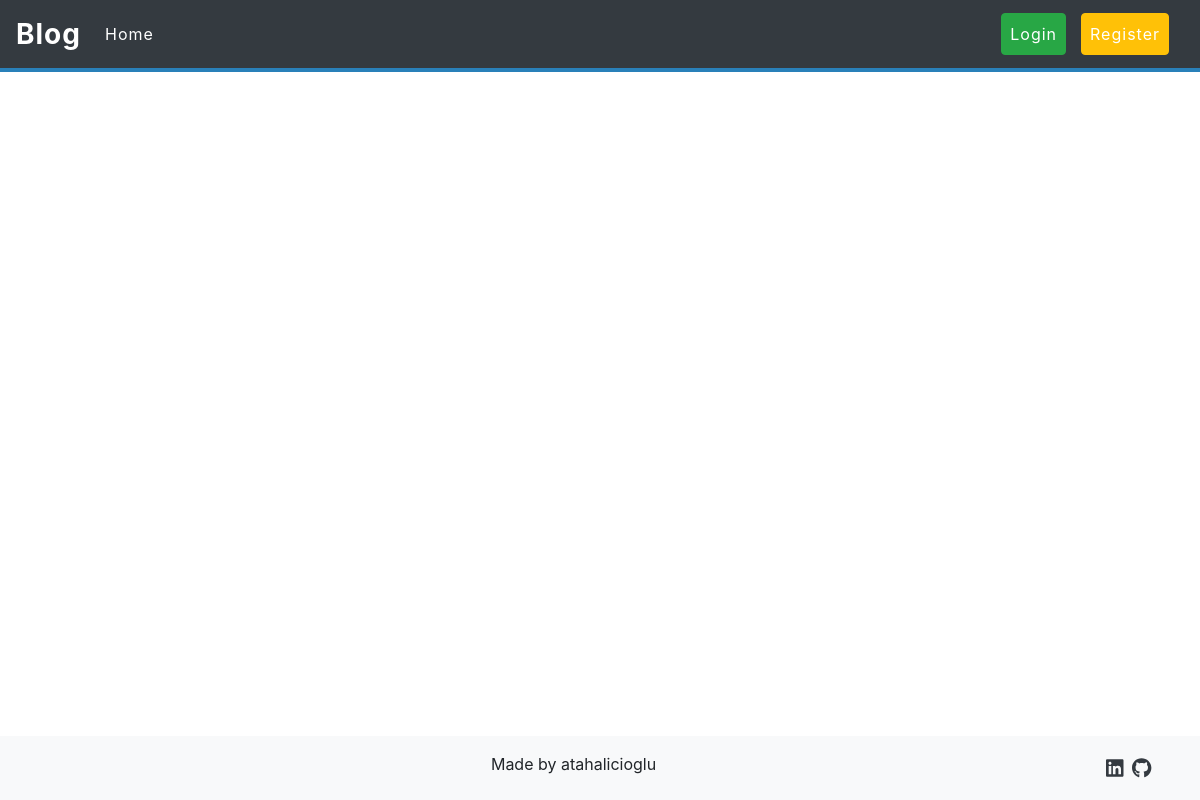
Before: / with the older database file.
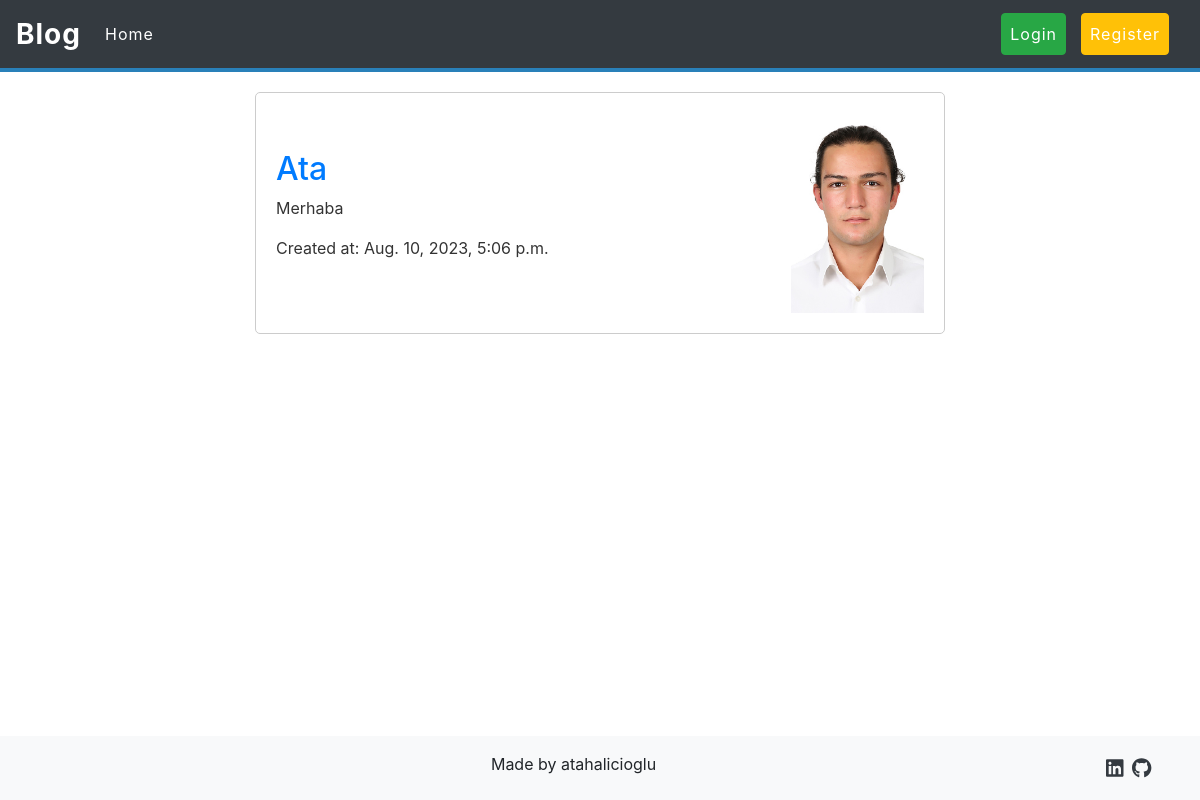
After: the same page with the newer database file.
### blog/models.py (models this page shows, shortened)
class BlogPost(models.Model):
    user = models.ForeignKey(User, on_delete=models.CASCADE)
    title = models.CharField(max_length=110)
    content = models.CharField(max_length=1000, blank=True, null=True)
    image = models.ImageField(upload_to='images/blog_photos', null=True)
    created_at = models.DateTimeField(auto_now_add=True)
    updated_at = models.DateTimeField(auto_now=True)
    is_deleted = models.BooleanField(default=False)
    post_slug = models.SlugField(default='', max_length=100)  # new

### blog/views.py (the view)
# urls.py: path('', home_view, name= 'home_view'),
def home_view(request):
    blog_posts = BlogPost.objects.filter(is_deleted = False)
    if request.user.is_authenticated:
        profile_slug = get_object_or_404(Profile, user=request.user).profile_slug
        context = {'blog_posts' : blog_posts, 'profile_slug' : profile_slug}
        return render(request, 'blog/home_page.html', context)
    else:
        context = {'blog_posts' : blog_posts}
        return render(request, 'blog/home_page.html', context)

### blog/templates/blog/home_page.html (shortened to what this page needs)
{% load static %}
<!DOCTYPE html>
<html lang="en">
<head>
    <link rel="stylesheet" href="https://maxcdn.bootstrapcdn.com/bootstrap/4.0.0/css/bootstrap.min.css">
</head>
<body>
  <nav class="navbar navbar-expand-lg navbar-dark bg-dark">
    <a class="navbar-brand" href="{% url 'home_view' %}">Blog</a>
    <div class="collapse navbar-collapse justify-content-between" id="navbarText">
        <ul class="navbar-nav">
            <li class="nav-item active">
                <a class="nav-link" href="{% url 'home_view' %}">Home <span class="sr-only">(current)</span></a>
            </li>
        </ul>
        <ul class="navbar-nav">
            {% if user.is_authenticated %}
            <form action="{% url 'logout' %}" method="post">
              {% csrf_token %}
              <button type="submit" class="btn btn-danger">Logout</button>
          </form>
            {% else %}
            <li class="nav-item">
              <a class="nav-link btn btn-success text-white" href="{% url 'login' %}">Login</a>
          </li>
          <li class="nav-item">
              <a class="nav-link btn btn-warning text-white" href="{% url 'register' %}">Register</a>
          </li>
            {% endif %}
        </ul>
    </div>
</nav>
    <main role="main" class="container">
      <div class="row justify-content-center">
        <div class="col-md-8">
          {% for blog_post in blog_posts %}
            <div class="blog-post">
                <div>
                  <h2>{{ blog_post.title }}</h2>
                  <p>{{ blog_post.content }}</p>
                  <p>Created at: {{ blog_post.created_at }}</p>
                </div>
                <div class="blog-post-image">
                  {% if blog_post.image %}
                    <img src="{{ blog_post.image.url }}" alt="Image" style="max-width: 200px; max-height: 200px;">
                  {% else %}
                    <p>No image available.</p>
                  {% endif %}
                </div>
            </div>
          </div>
      </div>
    {% endfor %}
    </main>
    <footer class="footer mt-auto py-3 bg-light text-black fixed-bottom">
      <div class="container d-flex justify-content-end">
        <div class="container text-center">
          Made by atahalicioglu
        </div>
        <a href="https://www.linkedin.com/in/atahalicioglu/" class="text-dark me-4 m-1"><i class="fab fa-linkedin fa-lg"></i></a>
        <a href="https://github.com/atahalicioglu" class="text-dark m-1"><i class="fab fa-github fa-lg"></i></a>
    </div>
  </footer>
  </body>
</html>

### blog/templates/blog/home_page.html (style rules this page uses)
.blog-post { background-color: #fff; border: 1px solid #ccc; border-radius: 5px; padding: 20px; margin: 20px; display: flex; align-items: center; }
.blog-post h2 { color: #007bff; }
.blog-post p { color: #333; }
.navbar { background-color: #2c3e50; border-bottom: 4px solid #2980b9; }
.navbar-brand { font-size: 28px; font-weight: bold; color: #ffffff; letter-spacing: 1px; transition: color 0.3s ease; }
.navbar-nav .nav-item { margin-right: 15px; }
.navbar-nav .nav-link { font-size: 16px; color: #ffffff; letter-spacing: 1px; transition: color 0.3s ease; }
.blog-post-image { margin-left: auto; text-align: right; }

Changed rows visible on the page:
added BlogPost: title "Ata", content "Merhaba", created_at "Aug. 10, 2023, 5:06 p.m.", image (picture)
